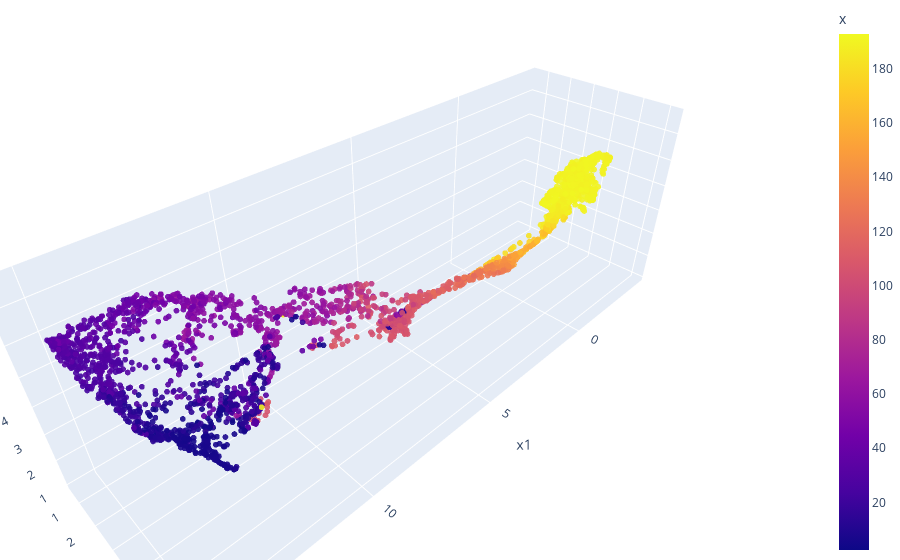

Here is the notebook cell this chart was saved with:
### Code cell
fig = px.scatter_3d(df, x='x1', y='x2', z='x3',
              color='x', opacity=0.9)

fig.update_traces(marker_size=2)

# tight layout
fig.update_layout(margin=dict(l=0, r=0, b=0, t=0))
fig.show()

### Figure 1 — Plotly figure (JSON) as saved in the notebook; plotly's stock layout.template omitted (floating-point values rounded to 4 significant figures; data arrays with more than 128 entries replaced by an {"elided": "..."} marker saying what was removed)
{"data": [{"hovertemplate": "x1=%{x}<br>x2=%{y}<br>x3=%{z}<br>x=%{marker.color}<extra></extra>", "legendgroup": "", "marker": {"color": {"elided": "2792 float values"}, "coloraxis": "coloraxis", "opacity": 0.9, "size": 2, "symbol": "circle"}, "mode": "markers", "name": "", "scene": "scene", "showlegend": false, "type": "scatter3d", "x": {"elided": "2792 float values"}, "y": {"elided": "2792 float values"}, "z": {"elided": "2792 float values"}}], "layout": {"coloraxis": {"colorbar": {"title": {"text": "x"}}, "colorscale": [[0, "#0d0887"], [0.1111, "#46039f"], [0.2222, "#7201a8"], [0.3333, "#9c179e"], [0.4444, "#bd3786"], [0.5556, "#d8576b"], [0.6667, "#ed7953"], [0.7778, "#fb9f3a"], [0.8889, "#fdca26"], [1, "#f0f921"]]}, "legend": {"tracegroupgap": 0}, "margin": {"b": 0, "l": 0, "r": 0, "t": 0}, "scene": {"domain": {"x": [0, 1], "y": [0, 1]}, "xaxis": {"title": {"text": "x1"}}, "yaxis": {"title": {"text": "x2"}}, "zaxis": {"title": {"text": "x3"}}}}}
